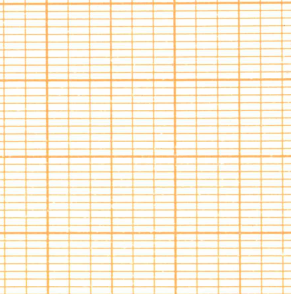
#> input picture Colab Notebooks/xu_ly_anh/Python code test/anh crop1.png, 291 x 294 px
$ python 'B4 truy cập điểm ảnh.py'
#> lines starting #> are read from the running program, lines starting #| are printed output that depends on the picture; after the words box and inside, x2 and y2 are one past the last pixel; in counts of white or black regions, pixels touching at a corner belong together
import cv2
import numpy as np

img = cv2.imread("anh crop1.png",1)
#> img is the input picture: shape (294, 291, 3); mean B, G, R 221.2, 241, 250.8
# cv2.imshow("image",img)
# cv2.waitKey()
# cv2.destroyAllWindows()

px = img[200][200]
#> px = [249, 254, 253]
print(px)
#| [249 254 253]

for i in range(200):
	for j in range(200):
		if img[i,j,0] > 5:
			img[i,j]=1
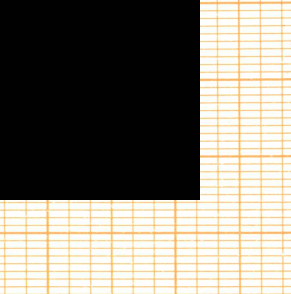
#> img: shape (294, 291, 3); mean B, G, R 118.5, 129, 134
px = img[200][200]

cv2.imwrite('sua2.jpg',img)

$ run again, with Colab Notebooks/xu_ly_anh/Python code test/anh crop2.png copied over Colab Notebooks/xu_ly_anh/Python code test/anh crop1.png
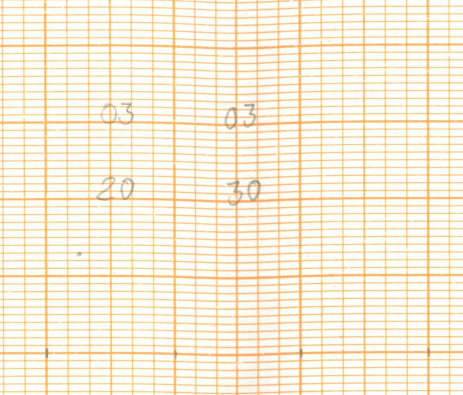
#> input picture Colab Notebooks/xu_ly_anh/Python code test/anh crop2.png, 463 x 395 px
#> img is the input picture: shape (395, 463, 3); mean B, G, R 217.8, 238.9, 250.4
#> px = [116, 177, 249]
#| [116 177 249]
#> after the loop `for i in range(200):`:
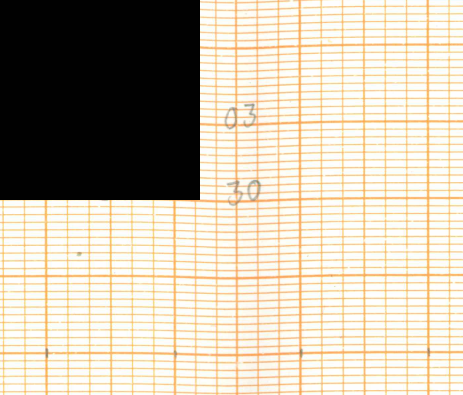
#> img: shape (395, 463, 3); mean B, G, R 170.1, 186.7, 195.9

$ run again, with Colab Notebooks/xu_ly_anh/Python code test/am_muong_te_T72007_10_2.png copied over Colab Notebooks/xu_ly_anh/Python code test/anh crop1.png
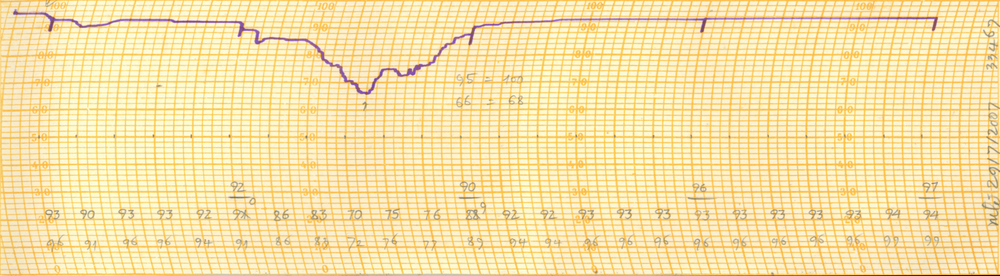
#> input picture Colab Notebooks/xu_ly_anh/Python code test/am_muong_te_T72007_10_2.png, 1000 x 276 px, shrunk from 2308 x 636 before the run
#> img is the input picture: shape (276, 1000, 3); mean B, G, R 167.3, 225.9, 248.9
#> px = [210, 248, 253]
#| [210 248 253]
#> after the loop `for i in range(200):`:
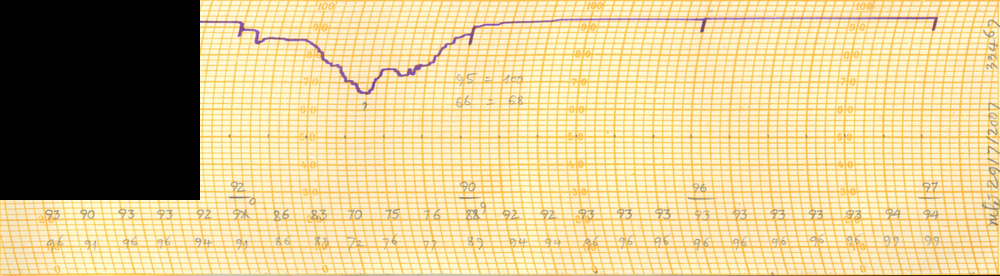
#> img: shape (276, 1000, 3); 14.49% of pixels changed, all inside (x1, y1, x2, y2) = (0, 0, 200, 200)

$ run again, with Colab Notebooks/xu_ly_anh/Python code test/mua_muong_teT52019_8_1.png copied over Colab Notebooks/xu_ly_anh/Python code test/anh crop1.png
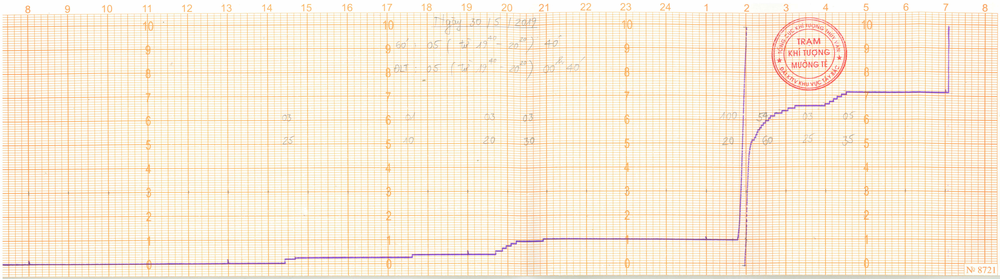
#> input picture Colab Notebooks/xu_ly_anh/Python code test/mua_muong_teT52019_8_1.png, 1000 x 279 px, shrunk from 3213 x 897 before the run
#> img is the input picture: shape (279, 1000, 3); mean B, G, R 217.4, 236.9, 249.5
#> px = [255, 255, 252]
#| [255 255 252]
#> after the loop `for i in range(200):`:
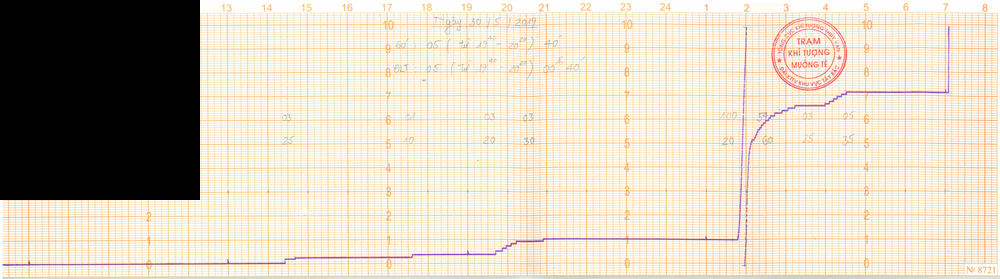
#> img: shape (279, 1000, 3); 14.34% of pixels changed, all inside (x1, y1, x2, y2) = (0, 0, 200, 200)
